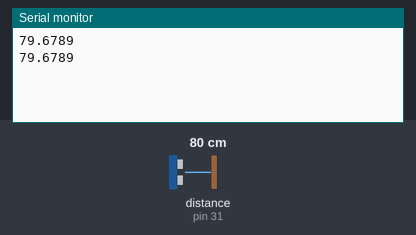
Recording of a sketch running on a simulated Arduino Mega 2560, built with avr-gcc and run on an emulated ATmega2560. Shown: the last lines printed to the serial monitor. Wiring (inferred from the names in the program): ultrasonic range finder: trigger pin 33; echo pin 31. The test bench sets the inputs (shaded band); at power-on: distance to the obstacle (sensor on pin 31) 80 cm. The echo pulse lasts 58.3 µs per cm.

Above: at 1.8 s.
1.9 s: distance to the obstacle (sensor on pin 31) set to 2 cm
At 2.8 s:
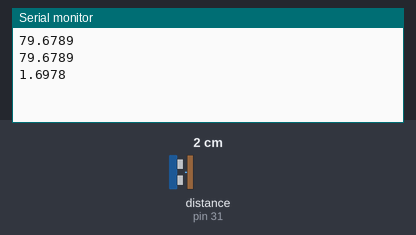
3.4 s: distance to the obstacle (sensor on pin 31) set to 4 cm
At 4.8 s:
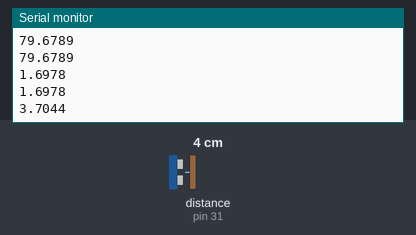
Timing chart, 0 to 6.4 s (numbered marks = the images above; inputs shaded):
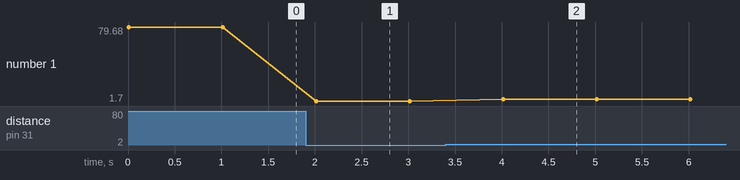

Measured:
- after the input at 1.9 s, the serial monitor: prints a new line after 0.11 s (image 1)
- after the input at 3.4 s, the serial monitor: prints a new line after 0.62 s (image 2)
- plotted number 1: 79.68 → 1.7 after the input at 1.9 s, 1.7 → 3.7 after the input at 3.4 s

The sketch:

SensorUltrassonico.ino
```cpp
#define echo 31
#define trig 33

float tempo, distancia;

void setup(){
 Serial.begin(9600);
 pinMode(echo, INPUT);
 pinMode(trig, OUTPUT);

}
void loop(){
  digitalWrite(trig, LOW);
  delayMicroseconds(2);
  digitalWrite(trig, HIGH);
  delayMicroseconds(10);
  digitalWrite(trig, LOW);

  tempo = pulseIn(echo, HIGH);
  distancia = (tempo *0.0343)/2;
  Serial.println(distancia,4);
  delay(1000);
}
```
